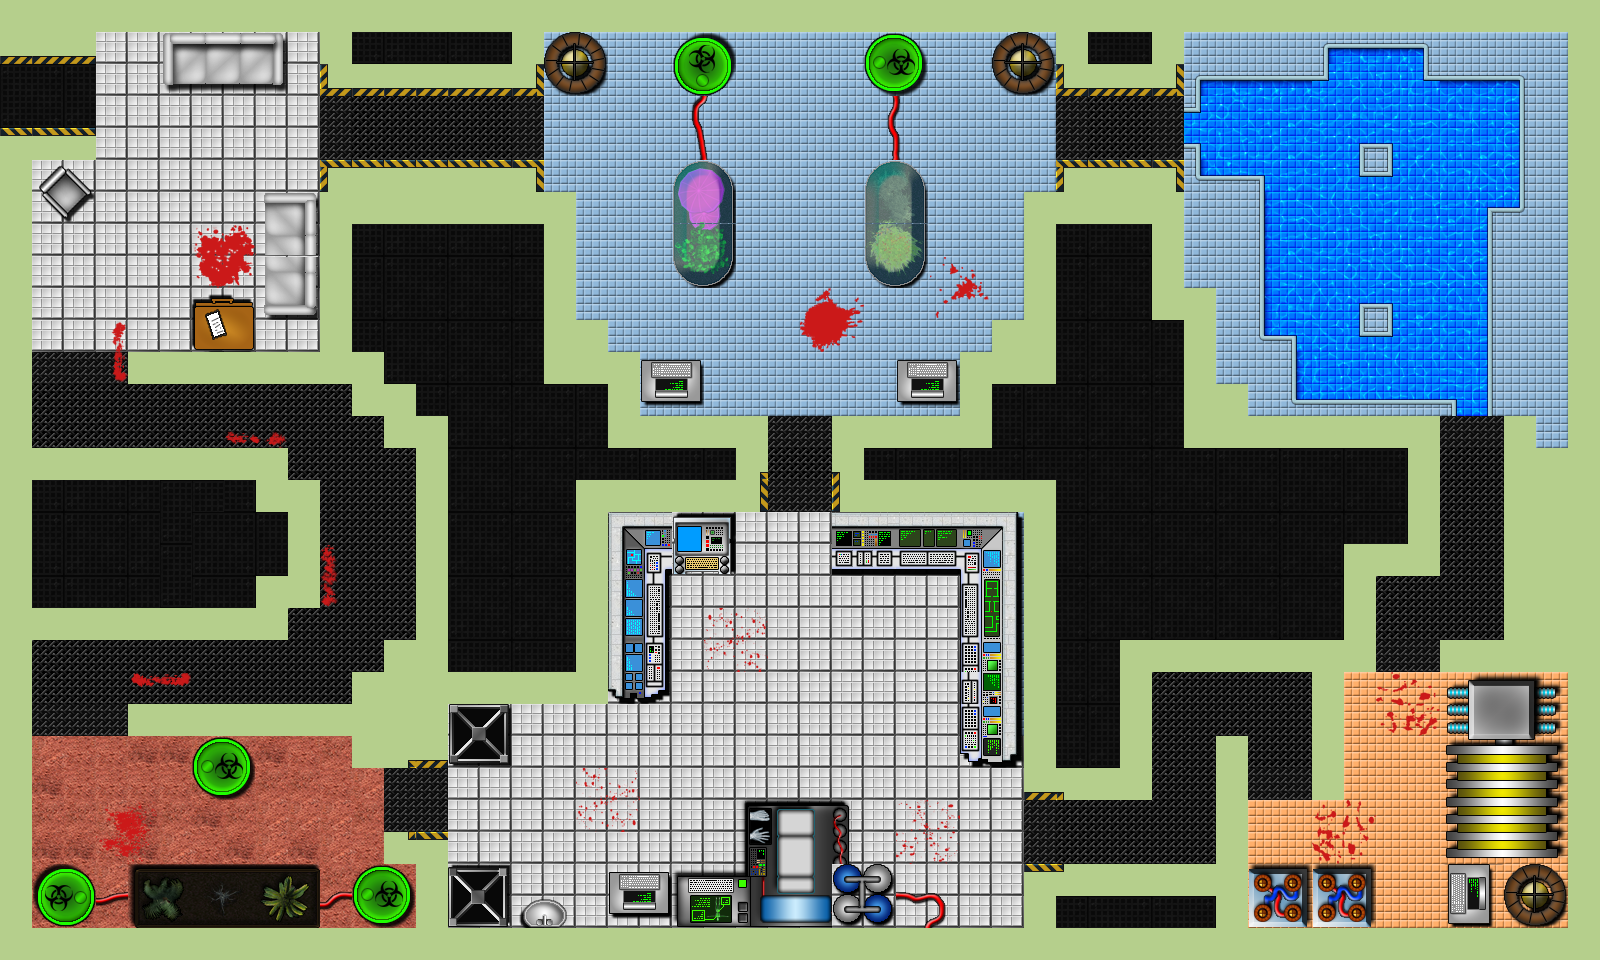

This game map was drawn from its Tiled (.tmx) file and the tilesets committed beside it. A one-line description and the trimmed map source follow:
An orthogonal 50x30 tile map with 32x32 px tiles, 3 tile layers (ground, wall, decorations) and 139 objects (117x wall, 20x spawner, player).

<map version="1.8" tiledversion="1.8.2" orientation="orthogonal" renderorder="right-down" width="50" height="30" tilewidth="32" tileheight="32" infinite="0" nextlayerid="5" nextobjectid="144">
 <tileset firstgid="1" name="Tileset (1)" tilewidth="32" tileheight="32" tilecount="1088" columns="32">
  <image source="../img/Tileset (1).png" width="1024" height="1088" />
 </tileset>
 <layer id="1" name="ground" width="50" height="30">
  <data>[1500 cells, 1500 non-empty, 65 distinct tile ids]</data>
 </layer>
 <layer id="2" name="wall" width="50" height="30">
  <data>[1500 cells, 468 non-empty, 25 distinct tile ids]</data>
 </layer>
 <layer id="3" name="decorations" width="50" height="30">
  <data>[1500 cells, 264 non-empty, 210 distinct tile ids]</data>
 </layer>
 <objectgroup id="4" name="obstacles">
  <object id="1" name="wall" x="0" y="128" width="32" height="832" />
  <object id="2" name="wall" x="32" y="928" width="1568" height="32" />
  <object id="3" name="wall" x="1568" y="0" width="32" height="928" />
  <object id="4" name="wall" x="0" y="0" width="1568" height="32" />
  <object id="5" name="wall" x="0" y="32" width="96" height="32" />
  <object id="6" name="wall" x="32" y="128" width="64" height="32" />
  <object id="7" name="wall" x="320" y="32" width="32" height="64" />
  <object id="8" name="wall" x="352" y="64" width="192" height="32" />
  <object id="9" name="wall" x="512" y="32" width="32" height="32" />
  <object id="10" name="wall" x="320" y="160" width="224" height="64" />
  <object id="11" name="wall" x="320" y="224" width="32" height="160" />
  <object id="12" name="wall" x="128" y="352" width="192" height="32" />
  <object id="13" name="wall" x="352" y="352" width="32" height="64" />
  <object id="14" name="wall" x="384" y="384" width="32" height="64" />
  <object id="15" name="wall" x="416" y="416" width="32" height="352" />
  <object id="16" name="wall" x="352" y="672" width="64" height="96" />
  <object id="17" name="wall" x="384" y="640" width="32" height="32" />
  <object id="18" name="wall" x="128" y="704" width="224" height="32" />
  <object id="19" name="wall" x="32" y="608" width="256" height="32" />
  <object id="20" name="wall" x="256" y="576" width="64" height="32" />
  <object id="21" name="wall" x="288" y="480" width="32" height="96" />
  <object id="22" name="wall" x="256" y="448" width="32" height="64" />
  <object id="23" name="wall" x="32" y="448" width="224" height="32" />
  <object id="24" name="wall" x="544" y="192" width="32" height="192" />
  <object id="25" name="wall" x="576" y="320" width="32" height="64" />
  <object id="26" name="wall" x="608" y="352" width="32" height="96" />
  <object id="27" name="wall" x="640" y="416" width="128" height="32" />
  <object id="28" name="wall" x="736" y="448" width="32" height="64" />
  <object id="29" name="wall" x="576" y="480" width="160" height="32" />
  <object id="30" name="wall" x="576" y="512" width="32" height="192" />
  <object id="31" name="wall" x="448" y="672" width="128" height="32" />
  <object id="32" name="wall" x="832" y="416" width="32" height="96" />
  <object id="33" name="wall" x="864" y="480" width="192" height="32" />
  <object id="34" name="wall" x="1024" y="512" width="32" height="288" />
  <object id="35" name="wall" x="1056" y="768" width="96" height="32" />
  <object id="36" name="wall" x="1120" y="640" width="32" height="128" />
  <object id="37" name="wall" x="1152" y="640" width="224" height="32" />
  <object id="38" name="wall" x="1344" y="544" width="32" height="96" />
  <object id="39" name="wall" x="1376" y="544" width="64" height="32" />
  <object id="40" name="wall" x="1408" y="416" width="32" height="128" />
  <object id="41" name="wall" x="1184" y="384" width="64" height="64" />
  <object id="42" name="wall" x="1248" y="416" width="160" height="32" />
  <object id="43" name="wall" x="1184" y="288" width="32" height="96" />
  <object id="44" name="wall" x="1152" y="160" width="32" height="160" />
  <object id="45" name="wall" x="1056" y="160" width="96" height="64" />
  <object id="46" name="wall" x="1024" y="192" width="32" height="192" />
  <object id="47" name="wall" x="992" y="320" width="32" height="64" />
  <object id="48" name="wall" x="960" y="352" width="32" height="96" />
  <object id="49" name="wall" x="864" y="416" width="96" height="32" />
  <object id="50" name="wall" x="1056" y="64" width="128" height="32" />
  <object id="51" name="wall" x="1056" y="32" width="32" height="32" />
  <object id="52" name="wall" x="1152" y="32" width="32" height="32" />
  <object id="53" name="wall" x="1504" y="416" width="64" height="256" />
  <object id="54" name="wall" x="1440" y="640" width="64" height="32" />
  <object id="55" name="wall" x="1024" y="864" width="224" height="32" />
  <object id="56" name="wall" x="1216" y="896" width="32" height="32" />
  <object id="57" x="1024" y="896" width="32" />
  <object id="60" name="wall" x="1024" y="896" width="32" height="32" />
  <object id="61" name="wall" x="1216" y="736" width="32" height="128" />
  <object id="62" name="wall" x="384" y="832" width="64" height="32" />
  <object id="63" name="wall" x="416" y="864" width="32" height="64" />
  <object id="64" name="wall" x="1184.67" y="64.9558" width="10.826" height="26.2916" />
  <object id="65" name="wall" x="1200.14" y="61.8626" width="126.818" height="17.0122" />
  <object id="66" name="wall" x="1317.67" y="34.0245" width="8.1593" height="26.2916" />
  <object id="67" name="wall" x="1326.95" y="38.6642" width="102.073" height="10.826" />
  <object id="68" name="wall" x="1424.39" y="52.5832" width="17.0122" height="26.2916" />
  <object id="69" name="wall" x="1444.49" y="68.0489" width="80.4214" height="10.826" />
  <object id="70" name="wall" x="1521.82" y="80.4214" width="10.826" height="126.791" />
  <object id="71" name="wall" x="1490.25" y="208.786" width="33.1176" height="9.2794" />
  <object id="72" name="wall" x="1489.34" y="219.612" width="24.7451" height="194.867" />
  <object id="73" name="wall" x="1298.5" y="399.014" width="140.657" height="15.4657" />
  <object id="74" name="wall" x="1183.12" y="162.389" width="13.9191" height="20.1054" />
  <object id="75" name="wall" x="1198.59" y="176.309" width="64.9558" height="10.826" />
  <object id="76" name="wall" x="1249.63" y="189.588" width="15.4657" height="150.657" />
  <object id="77" name="wall" x="1266.64" y="335.178" width="29.3848" height="9.70586" />
  <object id="78" name="wall" x="1283.65" y="345.791" width="12.3725" height="57.8626" />
  <object id="79" name="wall" x="1360.98" y="306.22" width="29.3848" height="29.3848" />
  <object id="80" name="wall" x="1360.98" y="145.377" width="30.9313" height="27.8382" />
  <object id="81" name="wall" x="167.029" y="46.397" width="114.446" height="24.7451" />
  <object id="82" name="wall" x="276.835" y="199.507" width="32.4779" height="112.899" />
  <object id="83" name="wall" x="196.414" y="306.22" width="51.0367" height="40.2107" />
  <object id="84" name="wall" x="47.9436" y="177.855" width="30.9313" height="27.8382" />
  <object id="85" name="wall" x="205.693" y="748.538" width="32.4779" height="32.4779" />
  <object id="86" name="wall" x="46.397" y="883.089" width="35.571" height="27.8382" />
  <object id="87" name="wall" x="134.551" y="866.077" width="60.3161" height="57.2229" />
  <object id="88" name="wall" x="270.649" y="869.17" width="44.8504" height="52.5832" />
  <object id="89" name="wall" x="363.443" y="879.996" width="34.0245" height="29.3848" />
  <object id="90" name="wall" x="453.144" y="706.781" width="47.9436" height="51.0367" />
  <object id="91" name="wall" x="451.597" y="869.17" width="49.4901" height="54.1298" />
  <object id="92" name="wall" x="527.379" y="901.648" width="29.3848" height="24.7451" />
  <object id="93" name="wall" x="607.8" y="878.45" width="61.8626" height="35.571" />
  </objectgroup>
</map>
<!-- 48 of 139 objects omitted -->
